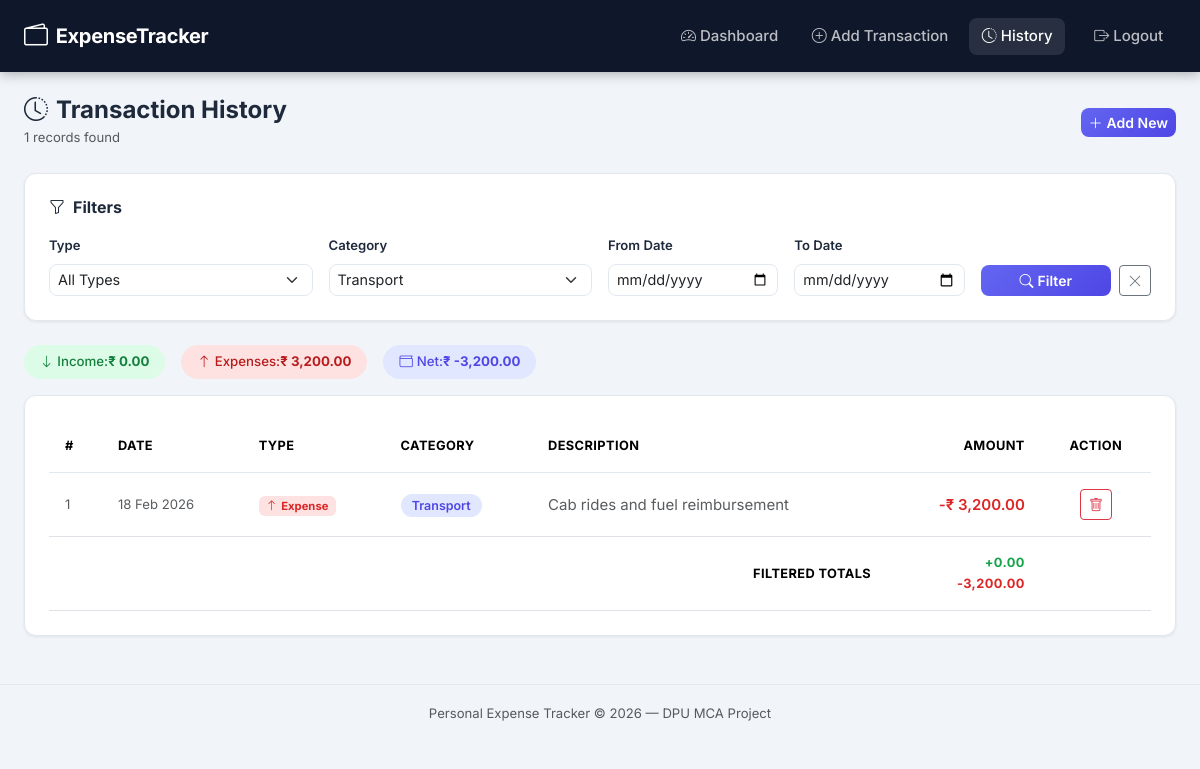
Screenshot of /history.php?category_id=9 (signed in) with the database file from the repository.
### tables this page shows
CREATE TABLE transactions (
    id INT(11) NOT NULL AUTO_INCREMENT,
    user_id INT(11) NOT NULL,
    amount DECIMAL(12,2) NOT NULL CHECK (amount > 0),
    type ENUM('Income','Expense') NOT NULL,
    category_id INT(11) NOT NULL,
    description VARCHAR(255) DEFAULT NULL,
    date DATE NOT NULL,
    created_at TIMESTAMP NOT NULL DEFAULT CURRENT_TIMESTAMP,

    PRIMARY KEY (id),

    CONSTRAINT fk_transactions_user
        FOREIGN KEY (user_id)
        REFERENCES users(id)
        ON DELETE CASCADE
        ON UPDATE CASCADE,

    CONSTRAINT fk_transactions_category
        FOREIGN KEY (category_id)
        REFERENCES categories(id)
        ON DELETE RESTRICT
        ON UPDATE CASCADE
);

CREATE TABLE categories (
    id INT(11) NOT NULL AUTO_INCREMENT,
    name VARCHAR(100) NOT NULL UNIQUE,
    type ENUM('Income','Expense','Both') NOT NULL DEFAULT 'Both',

    PRIMARY KEY (id)
);

### history.php (the view, shortened to what this page needs)
<?php
$conn    = getConnection();
$user_id = (int) $_SESSION['user_id'];
$filter_type  = $_GET['type']       ?? 'All';
$filter_from  = $_GET['date_from']  ?? '';
$filter_to    = $_GET['date_to']    ?? '';
$filter_cat   = (int)($_GET['category_id'] ?? 0);
$where_parts = ['t.user_id = ?'];
$params      = [$user_id];
$types       = 'i';
if ($filter_cat > 0) {
    $where_parts[] = 't.category_id = ?';
    $params[]      = $filter_cat;
    $types        .= 'i';
}
$where_sql = implode(' AND ', $where_parts);
$totStmt = $conn->prepare(
    "SELECT
        COALESCE(SUM(CASE WHEN t.type='Income'  THEN t.amount ELSE 0 END), 0) AS filtered_income,
        COALESCE(SUM(CASE WHEN t.type='Expense' THEN t.amount ELSE 0 END), 0) AS filtered_expense,
        COUNT(*) AS total_count
     FROM transactions t
     WHERE $where_sql"
);
$totStmt->bind_param($types, ...$params);
$totStmt->execute();
$totals = $totStmt->get_result()->fetch_assoc();
$txnStmt = $conn->prepare(
    "SELECT t.id, t.amount, t.type, t.description, t.date, c.name AS category_name
     FROM transactions t
     JOIN categories c ON t.category_id = c.id
     WHERE $where_sql
     ORDER BY t.date DESC, t.id DESC"
);
$txnStmt->bind_param($types, ...$params);
$txnStmt->execute();
$transactions = $txnStmt->get_result()->fetch_all(MYSQLI_ASSOC);
$catRes     = $conn->query('SELECT id, name FROM categories ORDER BY name');
$categories = $catRes->fetch_all(MYSQLI_ASSOC);
?>
<!DOCTYPE html>
<html lang="en">
<head>
    <link rel="stylesheet" href="https://cdn.jsdelivr.net/npm/bootstrap@5.3.2/dist/css/bootstrap.min.css"/>
    <link rel="stylesheet" href="https://cdn.jsdelivr.net/npm/bootstrap-icons@1.11.3/font/bootstrap-icons.min.css"/>
    <link rel="stylesheet" href="style.css"/>
</head>
<body class="app-body">
<nav class="navbar navbar-expand-lg app-navbar">
    <div class="container-fluid px-4">
        <a class="navbar-brand d-flex align-items-center gap-2" href="dashboard.php">
            <i class="bi bi-wallet2 fs-4"></i><span class="fw-bold">ExpenseTracker</span>
        </a>
        <div class="collapse navbar-collapse" id="navMenu">
            <ul class="navbar-nav ms-auto align-items-center gap-2">
                <li class="nav-item"><a class="nav-link" href="dashboard.php"><i class="bi bi-speedometer2 me-1"></i>Dashboard</a></li>
                <li class="nav-item"><a class="nav-link" href="add_transaction.php"><i class="bi bi-plus-circle me-1"></i>Add Transaction</a></li>
                <li class="nav-item"><a class="nav-link active" href="history.php"><i class="bi bi-clock-history me-1"></i>History</a></li>
                <li class="nav-item ms-2">
                    <a class="nav-link text-danger" href="logout.php"><i class="bi bi-box-arrow-right me-1"></i>Logout</a>
                </li>
            </ul>
        </div>
    </div>
</nav>
<main class="container-fluid px-4 py-4">
    <div class="d-flex align-items-center justify-content-between mb-4 flex-wrap gap-2">
        <div>
            <h4 class="fw-bold mb-0"><i class="bi bi-clock-history me-2"></i>Transaction History</h4>
            <small class="text-muted"><?= number_format((int)$totals['total_count']) ?> records found</small>
        </div>
        <a href="add_transaction.php" class="btn btn-primary btn-sm">
            <i class="bi bi-plus-lg me-1"></i>Add New
        </a>
    </div>
    <div class="info-card mb-4">
        <h6 class="fw-bold mb-3"><i class="bi bi-funnel me-2"></i>Filters</h6>
        <form method="GET" action="history.php" class="row g-3 align-items-end">
            <div class="col-12 col-md-3">
                <label class="form-label fw-semibold small">Type</label>
                <select name="type" class="form-select form-select-sm">
                    <option value="All"     <?= $filter_type === 'All'     ? 'selected' : '' ?>>All Types</option>
                </select>
            </div>
            <div class="col-12 col-md-3">
                <label class="form-label fw-semibold small">Category</label>
                <select name="category_id" class="form-select form-select-sm">
                    <?php foreach ($categories as $cat): ?>
                        <option value="<?= $cat['id'] ?>"
                            <?= $filter_cat === (int)$cat['id'] ? 'selected' : '' ?>>
                            <?= htmlspecialchars($cat['name']) ?>
                        </option>
                    <?php endforeach; ?>
                </select>
            </div>
            <div class="col-12 col-md-2">
                <label class="form-label fw-semibold small">From Date</label>
                <input type="date" name="date_from" class="form-control form-control-sm"
                       value="<?= htmlspecialchars($filter_from) ?>"/>
            </div>
            <div class="col-12 col-md-2">
                <label class="form-label fw-semibold small">To Date</label>
                <input type="date" name="date_to" class="form-control form-control-sm"
                       value="<?= htmlspecialchars($filter_to) ?>"/>
            </div>
            <div class="col-12 col-md-2 d-flex gap-2">
                <button type="submit" class="btn btn-primary btn-sm flex-fill">
                    <i class="bi bi-search me-1"></i>Filter
                </button>
                <a href="history.php" class="btn btn-outline-secondary btn-sm">
                    <i class="bi bi-x-lg"></i>
                </a>
            </div>
        </form>
    </div>
    <div class="d-flex gap-3 mb-3 flex-wrap">
        <span class="filter-chip income-chip">
            <i class="bi bi-arrow-down me-1"></i>Income: <strong>₹ <?= number_format((float)$totals['filtered_income'], 2) ?></strong>
        </span>
        <span class="filter-chip expense-chip">
            <i class="bi bi-arrow-up me-1"></i>Expenses: <strong>₹ <?= number_format((float)$totals['filtered_expense'], 2) ?></strong>
        </span>
        <span class="filter-chip balance-chip">
            <i class="bi bi-wallet me-1"></i>Net: <strong>₹ <?= number_format((float)$totals['filtered_income'] - (float)$totals['filtered_expense'], 2) ?></strong>
        </span>
    </div>
    <div class="info-card">
        <?php if (empty($transactions)): ?>
            <div class="text-center py-5">
                <i class="bi bi-search fs-1 text-muted"></i>
                <p class="mt-2 text-muted">No transactions match your filters.</p>
                <a href="history.php" class="btn btn-outline-primary btn-sm">Clear Filters</a>
            </div>
        <?php else: ?>
            <div class="table-responsive">
                <table class="table table-hover align-middle mb-0">
                    <thead class="table-head">
                        <tr>
                            <th>#</th>
                            <th>Date</th>
                            <th>Type</th>
                            <th>Category</th>
                            <th>Description</th>
                            <th class="text-end">Amount</th>
                            <th class="text-center">Action</th>
                        </tr>
                    </thead>
                    <tbody>
                        <?php foreach ($transactions as $i => $txn): ?>
                        <tr>
                            <td class="text-muted small"><?= $i + 1 ?></td>
                            <td class="text-muted small"><?= date('d M Y', strtotime($txn['date'])) ?></td>
                            <td>
                                <?php if ($txn['type'] === 'Income'): ?>
                                    <span class="badge bg-success-subtle text-success">
                                        <i class="bi bi-arrow-down me-1"></i>Income
                                    </span>
                                <?php else: ?>
                                    <span class="badge bg-danger-subtle text-danger">
                                        <i class="bi bi-arrow-up me-1"></i>Expense
                                    </span>
                                <?php endif; ?>
                            </td>
                            <td><span class="category-pill"><?= htmlspecialchars($txn['category_name']) ?></span></td>
                            <td class="text-muted"><?= htmlspecialchars($txn['description'] ?: '—') ?></td>
                            <td class="text-end fw-semibold <?= $txn['type'] === 'Income' ? 'text-success' : 'text-danger' ?>">
                                <?= $txn['type'] === 'Income' ? '+' : '-' ?>₹ <?= number_format((float)$txn['amount'], 2) ?>
                            </td>
                            <td class="text-center">
                                <form method="POST" action="history.php"
                                      onsubmit="return confirm('Delete this transaction?')">
                                    <button type="submit" class="btn btn-sm btn-outline-danger">
                                        <i class="bi bi-trash"></i>
                                    </button>
                                </form>
                            </td>
                        </tr>
                        <?php endforeach; ?>
                    </tbody>
                    <tfoot class="table-head fw-bold">
                        <tr>
                            <td colspan="5" class="text-end">Filtered Totals</td>
                            <td class="text-end">
                                <span class="text-success">+<?= number_format((float)$totals['filtered_income'], 2) ?></span><br/>
                                <span class="text-danger">-<?= number_format((float)$totals['filtered_expense'], 2) ?></span>
                            </td>
                            <td></td>
                        </tr>
                    </tfoot>
                </table>
            </div>
        <?php endif; ?>
    </div>
</main>
<footer class="text-center py-3 mt-4">
    <small class="text-muted">Personal Expense Tracker &copy; <?= date('Y') ?> — DPU MCA Project</small>
</footer>
</body>
</html>

### style.css (style rules this page uses)
:root { --primary: #6366f1; --primary-dark: #4f46e5; --primary-light: #e0e7ff; --success: #22c55e; --success-light: #dcfce7; --danger: #ef4444; --danger-light: #fee2e2; --warning: #f59e0b; --warning-light: #fef3c7; --bg: #f1f5f9; --card-bg: #ffffff; --navbar-bg: #0f172a; --text-main: #1e293b; --text-muted: #64748b; --border: #e2e8f0; --shadow-sm: 0 1px 3px rgba(0,0,0,.08); --shadow-md: 0 4px 16px rgba(0,0,0,.10); --shadow-lg: 0 8px 32px rgba(0,0,0,.14); --radius: 12px; --radius-lg: 18px; }
*, *::before, *::after { box-sizing: border-box; }
body { font-family: 'Inter', system-ui, -apple-system, sans-serif; color: var(--text-main); font-size: 0.9375rem; line-height: 1.6; }
.app-body { background: var(--bg); min-height: 100vh; }
.app-navbar { background: var(--navbar-bg) !important; box-shadow: 0 2px 12px rgba(0,0,0,.3); padding-top: .75rem; padding-bottom: .75rem; }
.app-navbar .navbar-brand { color: #fff !important; letter-spacing: -.3px; }
.app-navbar .nav-link { color: rgba(255,255,255,.72) !important; font-weight: 500; transition: color .15s; border-radius: 8px; padding: .4rem .8rem !important; }
.app-navbar .nav-link:hover, .app-navbar .nav-link.active { color: #fff !important; background: rgba(255,255,255,.1); }
.info-card { background: var(--card-bg); border-radius: var(--radius); box-shadow: var(--shadow-sm); padding: 1.5rem; border: 1px solid var(--border); }
.table-head { background: #f8fafc; font-size: .8rem; font-weight: 600; text-transform: uppercase; letter-spacing: .4px; color: var(--text-muted); }
.table-head th { padding: .85rem 1rem; border-bottom: 1px solid var(--border); }
.table td, .table th { padding: 1rem; vertical-align: middle; }
.table tbody tr { transition: background .15s; }
.category-pill { background: var(--primary-light); color: var(--primary-dark); padding: .22rem .7rem; border-radius: 999px; font-size: .78rem; font-weight: 600; }
.filter-chip { display: inline-flex; align-items: center; padding: .4rem 1rem; border-radius: 999px; font-size: .83rem; font-weight: 500; }
.income-chip { background: var(--success-light); color: #15803d; }
.expense-chip { background: var(--danger-light); color: #b91c1c; }
.balance-chip { background: var(--primary-light); color: var(--primary-dark); }
.btn-primary { background: linear-gradient(135deg, var(--primary), var(--primary-dark)) !important; border: none !important; font-weight: 600; border-radius: 8px !important; transition: transform .15s, box-shadow .15s; }
.form-control, .form-select { border-radius: 8px; border: 1.5px solid var(--border); font-size: .9rem; transition: border-color .2s, box-shadow .2s; }
.bg-danger-subtle { background: var(--danger-light) !important; }
.text-success { color: #16a34a !important; }
.text-danger { color: #dc2626 !important; }
footer { border-top: 1px solid var(--border); }

### rows the page displays
transactions: date "18 Feb 2026", type "Expense" (drawn), category.name "Transport", description "Cab rides and fuel reimbursement", amount "3,200.00"

### other values shown
$totals['total_count'] "1"
$totals['filtered_income'] "0.00"
$totals['filtered_expense'] "3,200.00"
form field category_id "Transport"
